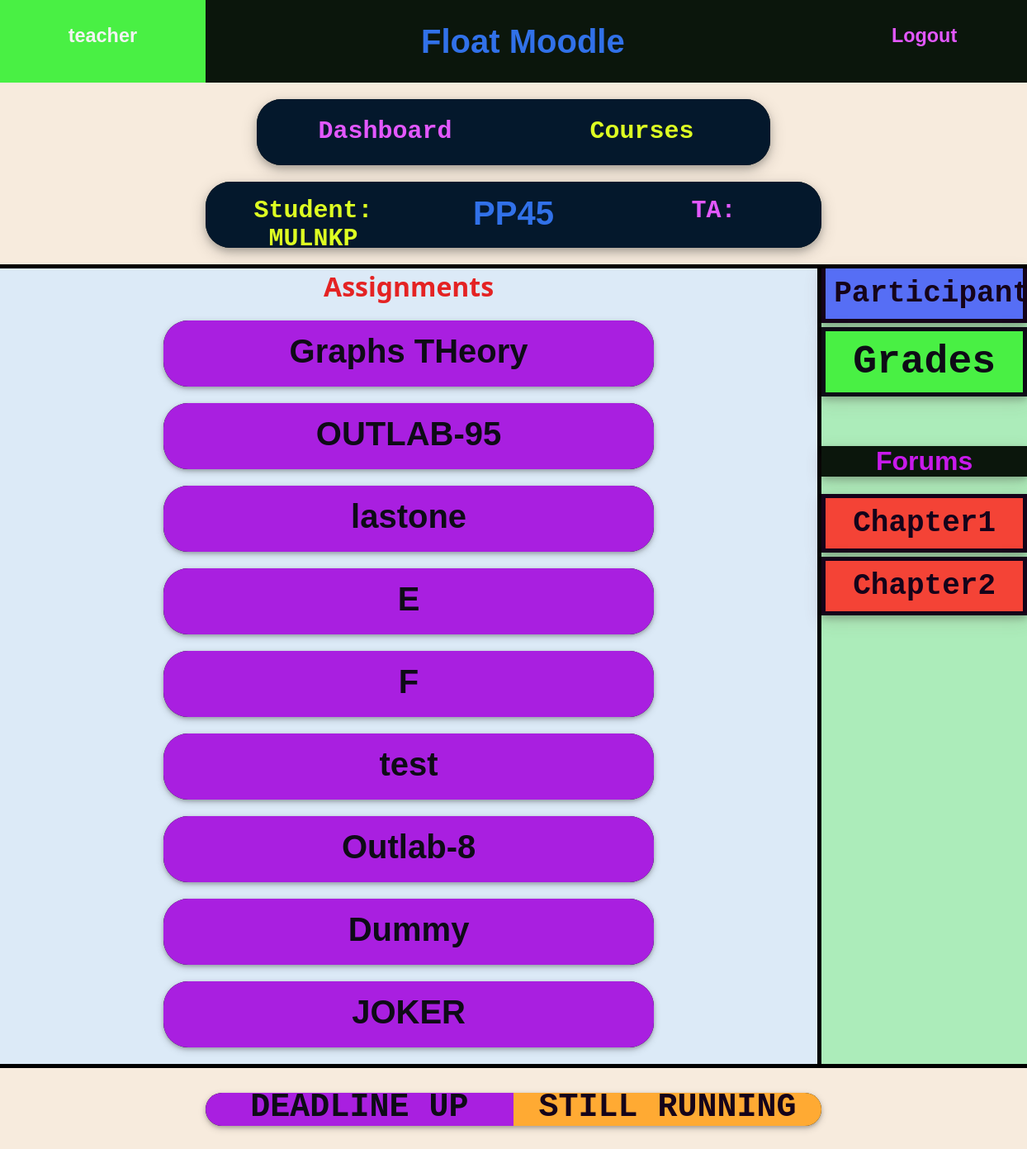
The page /courses/1/ (signed in) on the database its author committed.
### courses/models.py (models this page shows, shortened)
class Course(models.Model):
    instructor = models.ForeignKey(User,on_delete=models.CASCADE,related_name='ins_courses') #assuming 1 instructor/course.
    name = models.CharField(max_length=128,default = '')
    students = models.ManyToManyField(User,related_name='stud_courses')
    TAs = models.ManyToManyField(User,related_name='ta_courses')
    joincode = models.CharField(max_length=10,default = '')
    TAjoincode = models.CharField(max_length=10,default = '')

class Assignment(models.Model):
    name = models.CharField(max_length=128,default='')
    link = models.URLField(default='')
    file_name = models.CharField(max_length=100,default='problem_statement')
    file = models.FileField(upload_to='assignments',blank=True)
    statement = models.CharField(max_length=300,default='')
    course = models.ForeignKey(Course,on_delete=models.CASCADE)
    maxmarks = models.IntegerField(default=100)
    deadline = models.DateTimeField(blank=False) #need to set while creating assign.
    weightage = models.IntegerField(default=0)
    feedfile = models.FileField(upload_to='feedback', blank = True)

class Forum(models.Model):
    name = models.CharField(max_length=20,default='FORUM')
    course = models.ForeignKey(Course,on_delete=models.CASCADE)
    enabled = models.CharField(max_length=4,default='YES')#***********************************************************

### courses/views.py (the view)
# urls.py: path('<int:course_id>/',views.course,name = 'coursepage'),
def course(request,course_id):
    if not request.user.is_authenticated:
        return redirect('login')
    c = Course.objects.get(pk = course_id)
    if request.method == 'POST':
        form = ForumCreateForm(request.POST)
        if form.is_valid():
            F = Forum.objects.create(course = c)
            F.name = form.cleaned_data['name']
            F.save()
            return redirect('coursepage',course_id)
    else:
        form = ForumCreateForm()
    Snames = [ s.username for s in c.students.all() ]
    Tnames = [ s.username for s in c.TAs.all() ]
    uname = request.user.username
    if uname not in (Snames + Tnames) and uname != c.instructor.username:
        return redirect('CourseHome')
    TA_CA = 'NO'
    TA_CF = 'NO'
    if uname in Tnames:
        Q = TA_Permission.objects.all().filter(user = request.user,course = c)
        P = Q[0]
        if P.assign_create == 'YES':
            TA_CA = 'YES'
        if P.forum_create == 'YES':
            TA_CF = 'YES'
    args = {
        'Instructor': c.instructor,
        'Students': c.students.all(),
        'TAs': c.TAs.all(),
        'course': c,
        'assignments': c.assignment_set.all(),
        'nowtime': datetime.datetime.now(),
        'form': form,
        'forums': c.forum_set.all(),
        'TA_CA': TA_CA,
        'TA_CF': TA_CF,
    }
    return render(request,'courses/coursepage.html',args)

### accounts/templates/courses/coursepage.html (shortened to what this page needs)
{% extends 'base.html' %}
{% block content %}
{% if user.username == Instructor.username or TA_CA == 'YES' %}
    <div class="Conth" style="height: 80px; width: 60%; align-self: center; margin: 20px 20%;  border-radius: 30px;     box-shadow: 0 4px 8px 0 rgba(0, 0, 0, 0.2), 0 6px 20px 0 rgba(0, 0, 0, 0.19);">
        <a href="{% url 'dashboard' %}" class="Conth hov3 ContL hov8" style="width: 30%; height: 100%; display: block; text-decoration: none; ">
            <h2 style="margin-left: 0%; margin-top: 8%;">Dashboard</h2>
        </a>
        <a href="{% url 'CourseHome' %}" class="Conth hov1 ContL" style="width: 30%; height: 100%; display: block; text-decoration: none; ">
        <h2 style="margin-left: 0%; margin-top: 8%;">Courses</h2>
        </a>
        <a href="{% url 'assign_create' course.pk %}" class="Conth hov4 ContL" style="width: 40%; height: 100%; display: block; text-decoration: none; ">
            <h2 style="margin-left: 0%; margin-top: 6%;">New Assignment</h2>
        </a>
    </div>
{% else %}
    <div class="Conth" style="height: 80px; width: 50%; align-self: center; margin: 20px 25%;  border-radius: 30px;     box-shadow: 0 4px 8px 0 rgba(0, 0, 0, 0.2), 0 6px 20px 0 rgba(0, 0, 0, 0.19);">
        <a href="{% url 'dashboard' %}" class="Conth hov3 ContL hov8" style="width: 50%; height: 100%; display: block; text-decoration: none; ">
            <h2 style="margin-left: 0%; margin-top: 7%;">Dashboard</h2>
        </a>
        <a href="{% url 'CourseHome' %}" class="Conth hov1 ContL" style="width: 50%; height: 100%; display: block; text-decoration: none; ">
        <h2 style="margin-left: 0%; margin-top: 7%;">Courses</h2>
        </a>
    </div>
{% endif %}
<div class="Conth" style="height: 80px; width: 60%; align-self: center; margin: 20px 20%;  border-radius: 30px;     box-shadow: 0 4px 8px 0 rgba(0, 0, 0, 0.2), 0 6px 20px 0 rgba(0, 0, 0, 0.19);">
    <div class="Conth hov1 ContL" style="width: 35%; height: 100%; display: block;">
        <h2 style="margin-left: 0%; margin-top: 7%;">Student:  {{ course.joincode }}</h2>
    </div>
    <div class="Conth hov2 ContL" style="width: 30%; height: 100%; display: block;">
        <h1 style="margin-left: 0%; margin-top: 7%; font-family: Verdana, Geneva, Tahoma, sans-serif;">{{ course.name }}</h1>
    </div>
    <div class="Conth hov3 ContL" style="width: 35%; height: 100%; display: block;">
        <h2 style="margin-left: 0%; margin-top: 7%;">TA:  {{ course.TAjoincode }}</h2>
    </div>
</div>
<div class="Cbox" style="height: fit-content; width: 100%; border-width: 5px 0px; display: flex; background-color: rgb(220, 234, 247);">
    <div class="Cbox" style="width: 80%; height: auto; ">
        <div style="text-align: center; width: 100%; height: auto; margin-bottom: 4px;">
            <h1 style="font-family:'Segoe UI', Tahoma, Geneva, Verdana, sans-serif;color: rgb(228, 35, 35) ; align-self:  center; margin: 0px;">Assignments</h1>
        </div>
        {% for a in assignments %}
            <div class="Conth" style="height: 80px; width: 60%; align-self: center; margin: 20px 20%;  border-radius: 30px;     box-shadow: 0 2px 4px 0 rgba(0, 0, 0, 0.2), 0 3px 10px 0 rgba(0, 0, 0, 0.19);">
                {% if not a.deadline > nowtime %}
                    <a href="{% url 'assign_page' course.pk a.pk %}" class="Conth hov11 ContL " style=" width: 100%;  height: 80px; display: block; text-decoration: none; margin: 0px">
                        <h1 class="font9" style="margin-top: 2.5% ;">{{ a.name }}</h1>
                    </a>
                {% else %}
                    <a href="{% url 'assign_page' course.pk a.pk %}" class="Conth hov10 ContL " style=" width: 100%;  height: 80px; display: block; text-decoration: none; margin: 0px">
                        <h1 class="font9" style="margin-top: 2.5% ;">{{ a.name }}</h1>
                    </a>
                {% endif %}
            </div>
        {% endfor %}
    </div>
    <div class="Cbox" style="width: 20%; height: auto; border-left-width: 5px ; background-color: rgb(172, 236, 186);">
        <a href = "{% url 'participants' course.pk %}" class="sideheadfont font1 hov5" style="font-size:x-large; padding: 10px; border-width: 0px 5px 5px 5px; margin-bottom: 5px; display: block; text-decoration: none;">
            <h2 style="margin: 0px;">Participants</h2>
        </a>
        <a href = "{% url 'grades' course.pk %}" class="sideheadfont font1 hov9" style="font-size:x-large; padding: 10px; border-width: 5px 5px 5px 5px; display: block; text-decoration: none; margin-bottom: 5px;">
            <h1 style="margin: 0px;">Grades</h1>
        </a>
        <div class="sideheadfont font5 hov6">
            <h1  style="margin-top: 60px;">Forums</h1>
        </div>
        {% for forum in forums %}
            <a href = "{% url 'forum' course.pk forum.pk %}" class="sideheadfont font1 hov10 hov12" style="font-size:x-large; padding: 10px; border-width: 5px 5px 5px 5px; display: block; text-decoration: none; margin-bottom: 5px;">
                <h2 style="margin: 0px;">{{ forum.name }}</h2>
            </a>
        {% endfor %}
    </div>
</div>
<div class="Conth" style="height: 40px; width: 60%; align-self: center; margin: 30px 20%;  border-radius: 30px;     box-shadow: 0 2px 4px 0 rgba(0, 0, 0, 0.2), 0 3px 10px 0 rgba(0, 0, 0, 0.19);">
    <a href="#" class="Conth hov11 ContL " style=" width: 50%;  height: 80px; display: block; text-decoration: none; margin: 0px">
        <h1 class="font1" style="margin-top: 4% ;">DEADLINE UP</h1>
    </a>
    <a href="#" class="Conth hov10 ContL " style=" width: 50%;  height: 80px; display: block; text-decoration: none; margin: 0px">
        <h1 class="font1" style="margin-top: 4% ;">STILL RUNNING</h1>
    </a>
</div>
{% endblock %}

### accounts/templates/base.html (shortened to what this page needs)
{% load static %}
<link rel="stylesheet" type="text/css" href="{% static 'accounts/style.css' %}">
<!DOCTYPE html>
<html>
<head>
</head>
<body>
    {% if user.is_authenticated %}
      <div class="Conth" style="height: 100px;">
        <a href="{% url 'dashboard' %}" class="Conth hov1" style="width: 20%; height: 100%; display: block; text-decoration: none; ">
          <h3 style="margin-left: 0%; margin-top: 12%;">{{ user.username }}</h3>
        </a>
        <div class="Conth hov2" style="width: 60%; height: 100%;">
          <h1 style="margin-left: 35%;">Float Moodle</h1>
        </div>
        <a href="{% url 'logout' %}" class="Conth hov3" style="width: 20%; height: 100%; display: block; text-decoration: none; ">
          <h3 style="margin-left: 0%; margin-top: 12%;">Logout</h3>
        </a>
      </div>
    {% endif %}
    {% block content %}
    {% endblock %}
</body>
</html>

### accounts/static/accounts/style.css (style rules this page uses)
body { margin: 0px; background-color: #f7ebdd; }
.Conth { border-style: solid ; border-width: 0px ; background-color: #0b160c; color: rgb(49, 113, 233); font-family: Verdana, Geneva, Tahoma, sans-serif; font-size: 20px; font-weight: 50; display: flex; text-align: center; align-items: center; position: relative; overflow: hidden; padding: 0px; }
.contL { background-color: #04182c; font-family:'Courier New', Courier, monospace; }
.hov1 { color: rgb(222, 255, 34); }
.hov3 { color: #e358ff; }
.Cbox { border-style: solid ; border-width: 0px ; border-color: black; }
.sideheadfont { font-family: Verdana, Geneva, Tahoma, sans-serif; text-align: center; margin: 0px; border: 0px; border-style: solid; background-color: #566ef5; box-shadow: 0 4px 8px 0 rgba(0, 0, 0, 0.2), 0 6px 20px 0 rgba(119, 77, 77, 0.19); }
.font1 { font-family: 'Courier New', Courier, monospace; }
.hov6 { background-color: #0b160c; color: rgb(181, 12, 248); }
.font5 { color: #c81aeb; }
.font9 { font-family: 'Trebuchet MS', 'Lucida Sans Unicode', 'Lucida Grande', 'Lucida Sans', Arial, sans-serif; }
.hov9 { background-color: #49f044; color: #0E0B16; border: 0px solid #0E0B16; }
.hov5 { color: #15031a; background-color: #566ef5; }
.hov10 { background-color: rgb(255, 170, 51); color: #15031a; }
.hov11 { background-color: #a91fe0; color: #0E0B16; }
.hov12 { background-color: #f44336; }

### rows shown on the page
Course: joincode "MULNKP", name "PP45"
Assignment: name "Graphs THeory"
Assignment: name "OUTLAB-95"
Assignment: name "lastone"
Assignment: name "E"
Assignment: name "F"
Assignment: name "test"
Assignment: name "Outlab-8"
Assignment: name "Dummy"
Assignment: name "JOKER"
Forum: name "Chapter1"
Forum: name "Chapter2"

### other values the page prints
{{ user.username }} "teacher"
